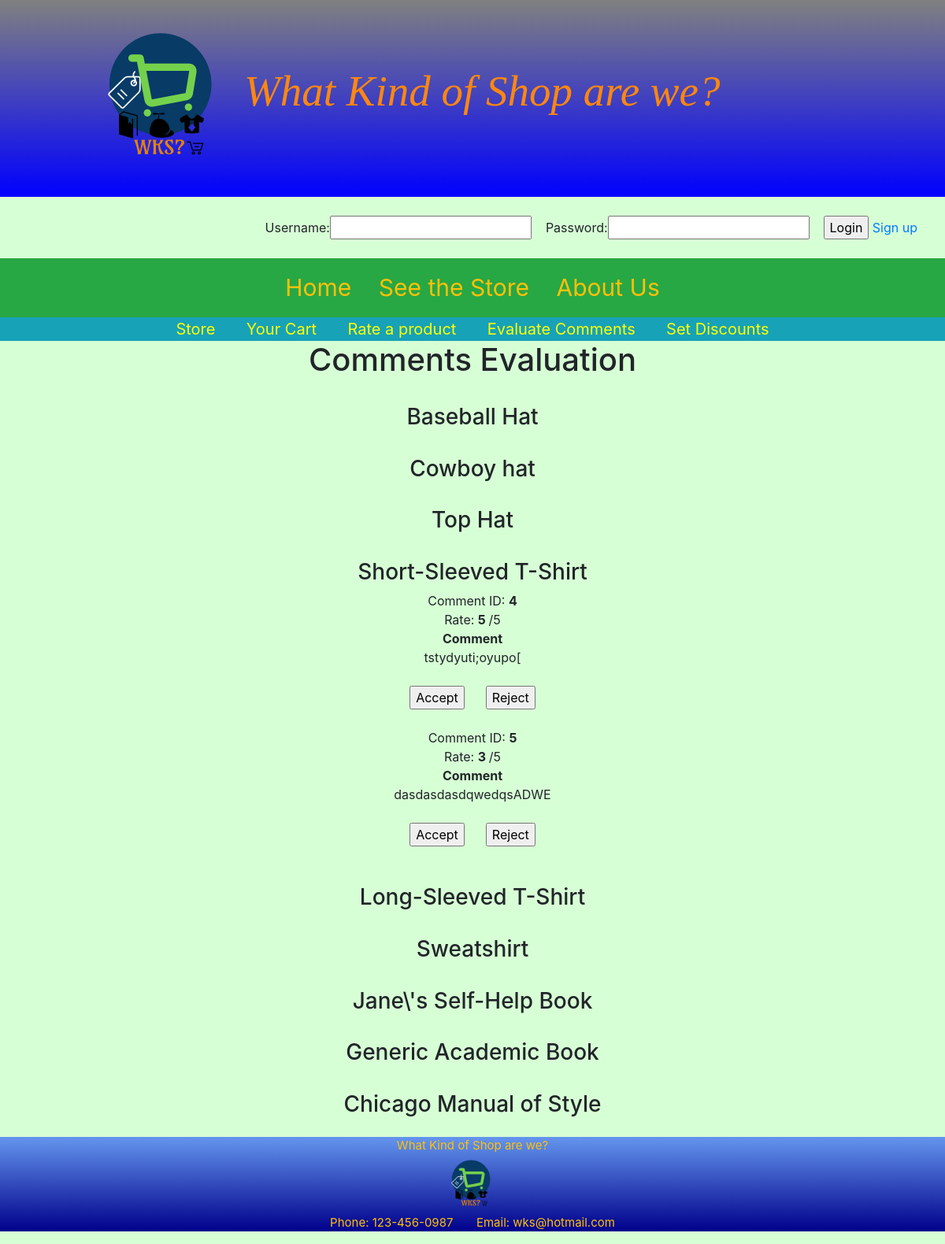
Screenshot of /CommentsEvaluation.php with the database file from the repository.
### tables this page shows
CREATE TABLE `store_items` (
  `id` int(11) NOT NULL,
  `cat_id` int(11) NOT NULL,
  `item_title` varchar(75) DEFAULT NULL,
  `item_price` float DEFAULT NULL,
  `item_desc` text,
  `item_image` varchar(50) DEFAULT NULL
);

### CommentsEvaluation.php (the view, shortened to what this page needs)
<?php
$u = "none";
include "Includes.php";
$displayBlock = "";
$xmlDoc = simplexml_load_file("Products.xml");
foreach ($xmlDoc->prod as $item){
    $ids = (int)$item->attributes()->id;
    $sql = "SELECT item_title FROM store_items WHERE id='".$ids."'";
    $query = $mysqli->query($sql) or die("ERROR RETRIEVE ITEM TITLE on COMMENT EVALUATION");
    $title = "";
    while ($res = $query->fetch_array())
        $title = $res["item_title"];
    $displayBlock .= "<br><h3>$title</h3>";
    foreach ($item->comment as $comm){
        if($comm->attributes()->status == "pending")
        $displayBlock .= "<form action='SetCommentStatus.php' method='get'>Comment ID: <strong>".
                            intval($comm->attributes()->id)."</strong><br>Rate: <strong>".$comm->rate."
                            </strong>/5<br><strong>Comment</strong><br>".$comm->com."
                            <br><input type='hidden' name='comid' value='".$comm->attributes()->id."'>
                            <br><input type='hidden' name='prodid' value='".$ids."'>
                            <input type='submit' name='y' value='Accept'>&nbsp;&nbsp;&nbsp;&nbsp;&nbsp;
                            <input type='submit' name='n' value='Reject'></form><br>";
    }
}
?>
<!DOCTYPE html>
<html>
<head>
    <link href="CSS/css/bootstrap.css" type="text/css" rel="stylesheet">
</head>
<body style="background: #d7ffd5">
<div class="row"
     style="background:linear-gradient(grey, blue); padding-top: 25px; padding-bottom: 25px; ">
    <a href="Index.php"> <img src="Images/logo.png" alt="What Kind of Shop are we?" style="margin-left: 125px;" > </a>
    <p class="text-center" id="titleFont">What Kind of Shop are we?</p>
</div>
<div style="padding-right: 35px;">
    <?php
    if($u == "none") {
        ?>
        <br>
        <form action="loginProcess.php" method="post" style="text-align: right;">
            Username:<input type="text" name="username">&nbsp;&nbsp;&nbsp;
            Password:<input type="password" name="password">&nbsp;&nbsp;&nbsp;
            <input type="submit" name="login" value="Login">
            <a href="">Sign up</a>
        </form>
        <br>
        <?php
    }
    ?>
</div>
<div class="bg-success text-center" style="padding-bottom: 15px; padding-top: 15px;">
    <a href="Index.php" class="text-warning navFont col-sm-12">Home</a>
    <a href="seestore.php" class="text-warning navFont col-sm-12">See the Store</a>
    <a href="AboutUs.html" class="text-warning navFont col-sm-12">About Us</a>
</div>
<div class="text-center bg-info" style="font-size: 20px;">
    <a href="seestore.php" style="color: yellow;">Store</a>
    <a href="showcart.php" style="color: yellow;">Your Cart</a>
    <a href="RateProduct.php" style="color: yellow;">Rate a product</a>
    <a href="CommentsEvaluation.php" style="color: yellow;">Evaluate Comments</a>
    <a href="AdminDiscounts.php" style="color: yellow;">Set Discounts</a>
</div>
<div class="text-center">
    <h1>Comments Evaluation</h1>
    <?php echo $displayBlock ?>
</div>
</body>
<footer id="footerD" class="text-center text-warning">
    What Kind of Shop are we?<br>
    <a href="Index.php"> <img src="Images/logo.png" style="height: 75px; width: 75px;"> </a>
    <p>Phone: 123-456-0987 &nbsp;&nbsp;&nbsp;&nbsp;&nbsp;&nbsp;Email:
        <a href="mailto:wks@hotail.com" class="text-warning">wks@hotmail.com</a></p>
</footer>
</html>

### CommentsEvaluation.php (style rules this page uses)
#titleFont { color: #ff870f; font-size: 55px; font-style: italic; font-family: "Comic Sans MS"; margin-top: 50px; }
.navFont { font-size: 30px; }
#footerD { margin-top: 25px; background:linear-gradient(cornflowerblue,darkblue); font-size: 15px; }

### rows the page displays
store_items: item_title "Baseball Hat"
store_items: item_title "Cowboy hat"
store_items: item_title "Top Hat"
store_items: item_title "Short-Sleeved T-Shirt", id "4", rate "5", com "tstydyuti;oyupo[", id "5", rate "3", com "dasdasdasdqwedqsADWE"
store_items: item_title "Long-Sleeved T-Shirt"
store_items: item_title "Sweatshirt"
store_items: item_title "Jane\\'s Self-Help Book"
store_items: item_title "Generic Academic Book"
store_items: item_title "Chicago Manual of Style"
